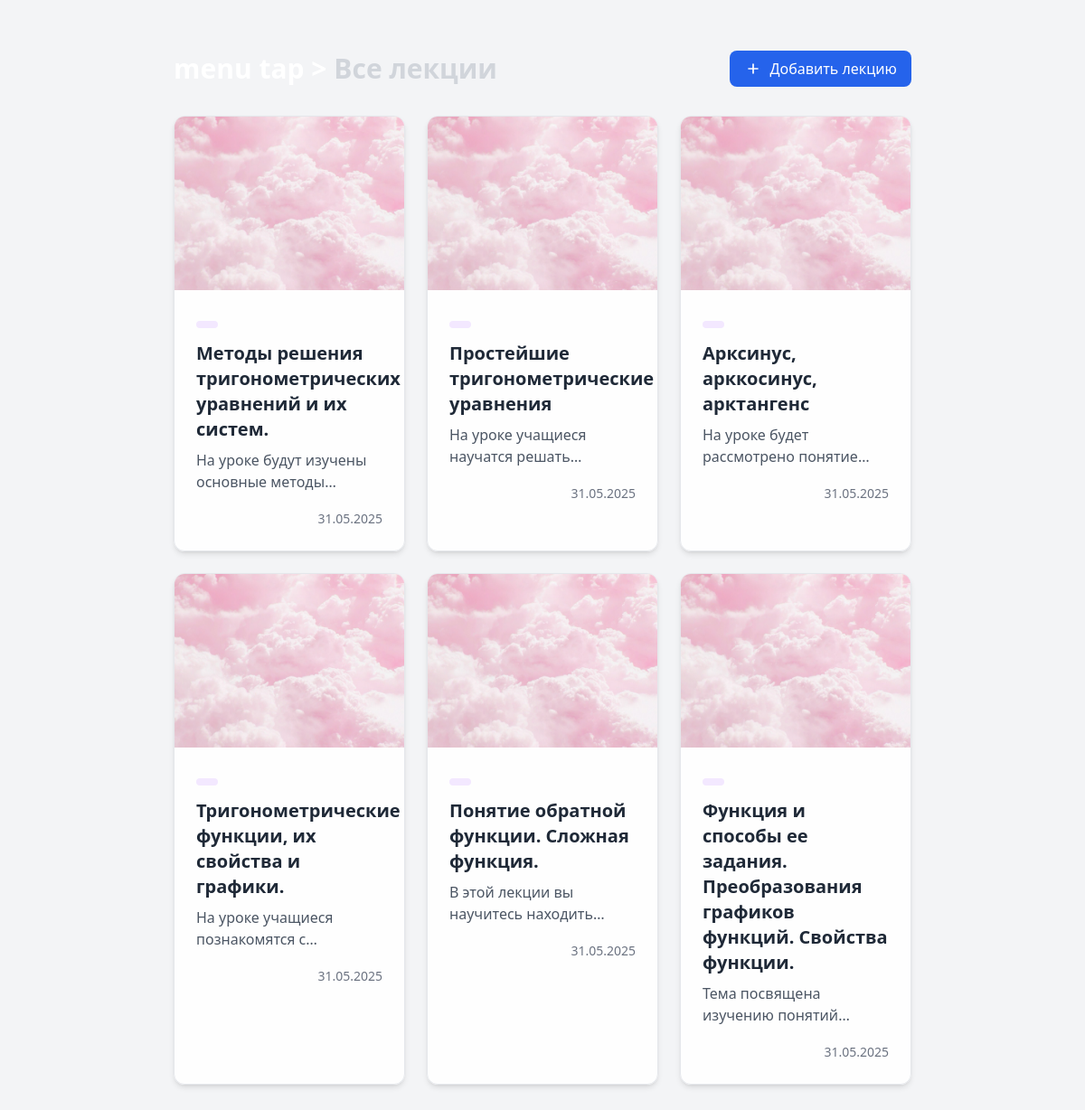
The app's page /lectures/ (signed in) with its own data.
### core/models.py (models this page shows, shortened)
class Lecture(models.Model):
    is_published = models.BooleanField(default=True, verbose_name="Опубликовано")
    title = models.CharField("Название", max_length=200)
    description = models.TextField("Описание", blank=True, default="")
    content = models.TextField("Контент", blank=True)
    image = models.ImageField("Обложка", upload_to='lectures/', null=True, blank=True)
    file = models.FileField(
        "Файл лекции",
        upload_to=lecture_file_path,
        validators=[FileExtensionValidator(['pdf'])],  # ТОЛЬКО PDF
        default='default.pdf'  # Обновлено
    )
    author = models.ForeignKey(settings.AUTH_USER_MODEL, on_delete=models.CASCADE, verbose_name="Автор")
    category = models.ForeignKey(Category, on_delete=models.SET_NULL, null=True, blank=True)
    tags = models.ManyToManyField(Tag, blank=True)
    views = models.PositiveIntegerField("Просмотры", default=0)
    created_at = models.DateTimeField("Дата создания", auto_now_add=True)
    updated_at = models.DateTimeField("Дата обновления", auto_now=True)
    class Meta:
        verbose_name = "Лекция"
        verbose_name_plural = "Лекции"
        ordering = ['-created_at']

### core/views.py (the view)
# urls.py: path('lectures/', LectureListView.as_view(), name='lectures_list'),
class LectureListView(LoginRequiredMixin, FilterView):
    model = Lecture
    filterset_class = LectureFilter
    template_name = 'lectures/lectures.html'
    context_object_name = 'lectures'
    paginate_by = 12
    login_url = '/login/'
    def get_queryset(self):
        return super().get_queryset()\
            .filter(is_published=True)\
            .select_related('author', 'category')\
            .prefetch_related('tags')\
            .order_by('-created_at')
    def get_context_data(self, **kwargs):
        context = super().get_context_data(**kwargs)
        context.update({
            'categories': Category.objects.all(),
            'tags': Tag.objects.all(),
            'search_query': self.request.GET.get('search', '')
        })
        return context

### core/templates/lectures/lectures.html (shortened to what this page needs)
{% extends 'base.html' %}
{% block content %}
<div class="container mx-auto px-4 py-8 animate-fade-in-down opacity-0">
    <div class="flex justify-between items-center mb-8">
        <h1 class="text-3xl font-bold text-white">
            <a href="{% url 'home' %}" class="menu-tap-link text-white hover:text-gray-300 transition-colors duration-300">
            </a>
            &gt; <span class="text-gray-300">Все лекции</span>
        </h1>
        {% if user.is_authenticated and user.is_staff %}
            <a href="{% url 'add_lecture' %}" class="bg-blue-600 hover:bg-blue-700 text-white px-4 py-2 rounded-lg flex items-center">
                <svg class="w-5 h-5 mr-2" fill="none" stroke="currentColor" viewBox="0 0 24 24">
                    <path stroke-linecap="round" stroke-linejoin="round" stroke-width="2" d="M12 6v6m0 0v6m0-6h6m-6 0H6"/>
                </svg>
                Добавить лекцию
            </a>
        {% endif %}
    </div>
    <div class="grid grid-cols-1 sm:grid-cols-2 lg:grid-cols-3 gap-6">
        {% for lecture in lectures %}
        <a href="{% url 'lecture_detail' lecture.id %}" class="lecture-card bg-white bg-opacity-90 rounded-xl shadow-md overflow-hidden hover:shadow-lg transition-all duration-300 border border-gray-200 block">
            <div class="lecture-image-container w-full overflow-hidden">
                {% if lecture.image %}
                    <img
                        src="{{ lecture.image.url }}"
                        alt="{{ lecture.title }}"
                        class="w-full h-full object-cover transition-transform duration-500 hover:scale-105"
                    >
                {% else %}
                    <div class="w-full h-full flex items-center justify-center">
                        <div class="bg-blue-100 w-24 h-24 rounded-full flex items-center justify-center">
                            <span class="text-4xl font-bold text-blue-600">❤️</span>
                        </div>
                    </div>
                {% endif %}
            </div>
            <div class="p-6">
                <span class="inline-block px-3 py-1 text-xs font-semibold rounded-full
                            {% if lecture.grade == '1-4' %}bg-green-100 text-green-800
                            {% elif lecture.grade == '5-6' %}bg-blue-100 text-blue-800
                            {% elif lecture.grade == '7-9' %}bg-yellow-100 text-yellow-800
                            {% else %}bg-purple-100 text-purple-800{% endif %}">
                </span>
                <h2 class="mt-2 text-xl font-bold text-gray-800">{{ lecture.title }}</h2>
                <p class="mt-2 text-gray-600 line-clamp-2">{{ lecture.description }}</p>
                <div class="mt-4 text-right">
                    <span class="text-sm text-gray-500">
                        {{ lecture.created_at|date:"d.m.Y" }}
                    </span>
                </div>
            </div>
        </a>
        {% endfor %}
    </div>
</div>
{% endblock %}

### core/static/css/style.css (style rules this page uses)
.container { display: flex; flex-direction: column; align-self: center; justify-content: center; }

### core/templates/base.html (style rules this page uses)
.animate-fade-in-down { animation: fade-in-down 0.8s ease-out forwards; }

### core/templates/lectures/lectures.html (style rules this page uses)
body { background-image: url('https://images.hdqwalls.com/download/horizon-zero-dawn-nature-mountains-trees-sky-4k-yj-3840x2160.jpg'); background-size: cover; background-position: center; background-attachment: fixed; }
.animate-fade-in-down { animation: fade-in-down 0.8s ease-out forwards; }
.lecture-image-container { height: 12rem; background-color: #f3f4f6; }
.lecture-card { transition: all 0.3s ease; cursor: pointer; }
.menu-tap-link { display: inline-block; transition: transform 0.3s ease; }

### records on screen
Lecture: image (picture), title "Методы решения тригонометрических уравнений и их систем.", description "На уроке будут изучены основные…", created_at "31.05.2025"
Lecture: image (picture), title "Простейшие тригонометрические уравнения", description "На уроке учащиеся научатся…", created_at "31.05.2025"
Lecture: image (picture), title "Арксинус, арккосинус, арктангенс", description "На уроке будет рассмотрено…", created_at "31.05.2025"
Lecture: image (picture), title "Тригонометрические функции, их свойства и графики.", description "На уроке учащиеся познакомятся…", created_at "31.05.2025"
Lecture: image (picture), title "Понятие обратной функции. Сложная функция.", description "В этой лекции вы научитесь…", created_at "31.05.2025"
Lecture: image (picture), title "Функция и способы ее задания. Преобразования графиков функций. Свойства функции.", description "Тема посвящена изучению…", created_at "31.05.2025"
